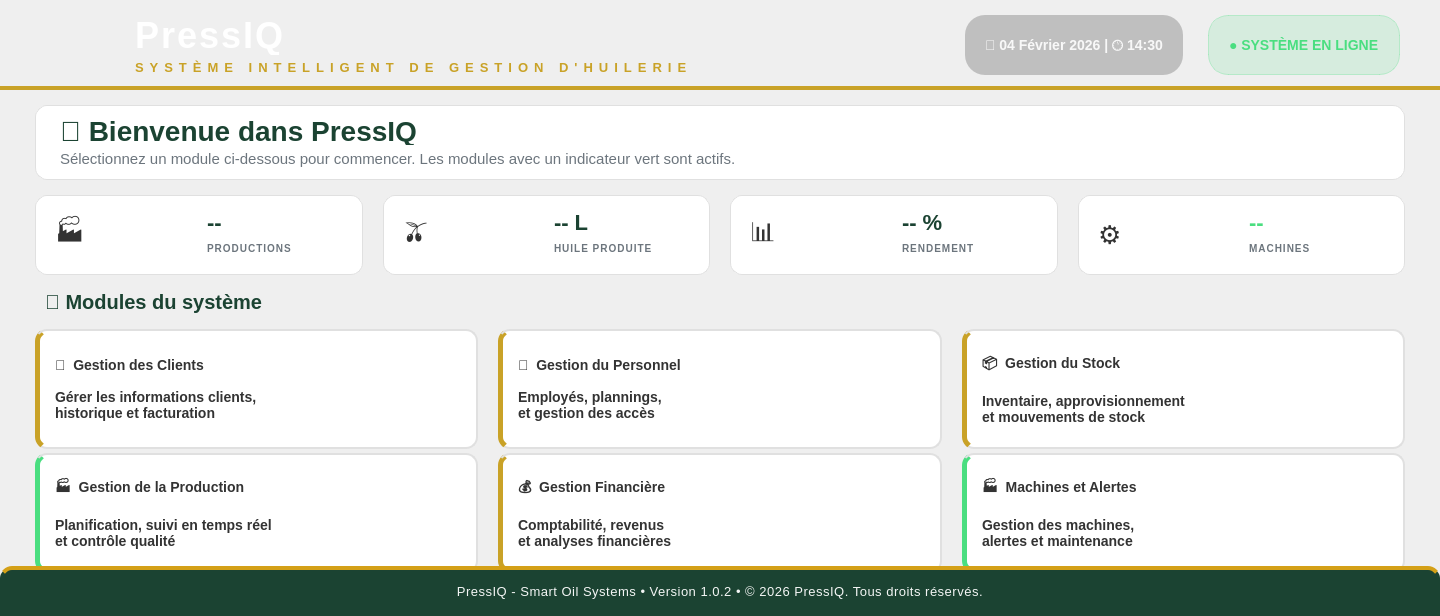
<?xml version="1.0" encoding="UTF-8"?>
<ui version="4.0">
 <class>menu</class>
 <widget class="QMainWindow" name="menu">
  <property name="geometry">
   <rect>
    <x>0</x>
    <y>0</y>
    <width>1440</width>
    <height>616</height>
   </rect>
  </property>
  <property name="minimumSize">
   <size>
    <width>1200</width>
    <height>550</height>
   </size>
  </property>
  <property name="windowTitle">
   <string>PressIQ - Smart Oil Press Management System</string>
  </property>
  <property name="styleSheet">
   <string notr="true">
/* ═══════════════════════════════════════════════════════════════
   PRESSIQ - MODERN PROFESSIONAL THEME
   Smart Oil Press Management System v2.0
═══════════════════════════════════════════════════════════════ */

QMainWindow {
    background: qlineargradient(x1:0, y1:0, x2:1, y2:1, 
                stop:0 #f8f9fa, stop:0.5 #e9ecef, stop:1 #f8f9fa);
}

/* ─────────────────────────────────────────────────────────────────
   HEADER SECTION
───────────────────────────────────────────────────────────────── */
#headerWidget {
    background: qlineargradient(x1:0, y1:0, x2:1, y2:0, 
                stop:0 #1B4332, stop:0.5 #2D5A45, stop:1 #1B4332);
    border-bottom: 4px solid #C9A227;
}

#lblAppTitle {
    color: white;
    font-size: 36px;
    font-weight: 800;
    font-family: 'Segoe UI', 'Arial Black', sans-serif;
    letter-spacing: 2px;
}

#lblAppSubtitle {
    color: #C9A227;
    font-size: 13px;
    font-weight: 600;
    font-family: 'Segoe UI', Arial, sans-serif;
    letter-spacing: 6px;
}

#lblDateTime {
    color: rgba(255, 255, 255, 0.9);
    font-size: 14px;
    font-weight: 500;
    font-family: 'Segoe UI', Arial, sans-serif;
    padding: 8px 16px;
    background-color: rgba(0, 0, 0, 0.2);
    border-radius: 20px;
}

#lblOnlineStatus {
    color: #4ADE80;
    font-size: 14px;
    font-weight: bold;
    font-family: 'Segoe UI', Arial, sans-serif;
    padding: 8px 16px;
    background-color: rgba(74, 222, 128, 0.15);
    border-radius: 20px;
    border: 1px solid rgba(74, 222, 128, 0.3);
}

/* ─────────────────────────────────────────────────────────────────
   WELCOME SECTION
───────────────────────────────────────────────────────────────── */
#welcomeWidget {
    background-color: white;
    border-radius: 12px;
    border: 1px solid #e0e0e0;
}

#lblWelcome {
    color: #1B4332;
    font-size: 28px;
    font-weight: 700;
    font-family: 'Segoe UI', Arial, sans-serif;
}

#lblWelcomeDesc {
    color: #6c757d;
    font-size: 15px;
    font-family: 'Segoe UI', Arial, sans-serif;
    line-height: 1.6;
}

/* ─────────────────────────────────────────────────────────────────
   STATISTICS CARDS
───────────────────────────────────────────────────────────────── */
#statsWidget {
    background: transparent;
}

#statCard1, #statCard2, #statCard3, #statCard4 {
    background: white;
    border-radius: 12px;
    border: 1px solid #e0e0e0;
    padding: 15px;
}

#statCard1:hover, #statCard2:hover, #statCard3:hover, #statCard4:hover {
    border: 1px solid #1B4332;
}

/* ─────────────────────────────────────────────────────────────────
   MODULE CARDS - MODERN DESIGN
───────────────────────────────────────────────────────────────── */
#contentWidget {
    background: transparent;
}

/* Module Card Base Style */
QPushButton#btnClientManagement,
QPushButton#btnUserStaffManagement,
QPushButton#btnStockManagement,
QPushButton#btnProductionManagement,
QPushButton#btnFinanceManagement,
QPushButton#btnMachineAlertManagement {
    background-color: white;
    color: #333;
    border: 2px solid #e0e0e0;
    border-radius: 12px;
    padding: 18px 15px;
    font-size: 14px;
    font-weight: 600;
    font-family: 'Segoe UI', Arial, sans-serif;
    min-height: 80px;
    min-width: 260px;
    text-align: left;
}

QPushButton#btnClientManagement:hover,
QPushButton#btnUserStaffManagement:hover,
QPushButton#btnStockManagement:hover,
QPushButton#btnProductionManagement:hover,
QPushButton#btnFinanceManagement:hover,
QPushButton#btnMachineAlertManagement:hover {
    background-color: #f8fff8;
    border: 2px solid #1B4332;
    color: #1B4332;
}

QPushButton#btnClientManagement:pressed,
QPushButton#btnUserStaffManagement:pressed,
QPushButton#btnStockManagement:pressed,
QPushButton#btnProductionManagement:pressed,
QPushButton#btnFinanceManagement:pressed,
QPushButton#btnMachineAlertManagement:pressed {
    background-color: #1B4332;
    color: white;
}

/* Special styling for active modules */
QPushButton#btnProductionManagement,
QPushButton#btnMachineAlertManagement {
    border-left: 5px solid #4ADE80;
}

/* Styling for coming soon modules */
QPushButton#btnClientManagement,
QPushButton#btnUserStaffManagement,
QPushButton#btnStockManagement,
QPushButton#btnFinanceManagement {
    border-left: 5px solid #C9A227;
}

/* ─────────────────────────────────────────────────────────────────
   FOOTER SECTION - MODERN PREMIUM DESIGN
───────────────────────────────────────────────────────────────── */
#footerWidget {
    background-color: #1B4332;
    border-top: 4px solid #D4A017;
    border-top-left-radius: 12px;
    border-top-right-radius: 12px;
}

#lblFooter {
    color: rgba(255, 255, 255, 0.95);
    font-size: 13px;
    font-weight: 400;
    font-family: 'Segoe UI', Arial, sans-serif;
    letter-spacing: 0.5px;
}

#lblVersion {
    color: transparent;
    font-size: 0px;
}

/* ─────────────────────────────────────────────────────────────────
   GENERAL LABELS
───────────────────────────────────────────────────────────────── */
QLabel {
    color: #333;
    font-family: 'Segoe UI', Arial, sans-serif;
}

   </string>
  </property>
  <widget class="QWidget" name="centralwidget">
   <layout class="QVBoxLayout" name="mainLayout">
    <property name="spacing">
     <number>0</number>
    </property>
    <property name="leftMargin">
     <number>0</number>
    </property>
    <property name="topMargin">
     <number>0</number>
    </property>
    <property name="rightMargin">
     <number>0</number>
    </property>
    <property name="bottomMargin">
     <number>0</number>
    </property>
    <item>
     <widget class="QWidget" name="headerWidget" native="true">
      <property name="minimumSize">
       <size>
        <width>0</width>
        <height>90</height>
       </size>
      </property>
      <property name="maximumSize">
       <size>
        <width>16777215</width>
        <height>90</height>
       </size>
      </property>
      <layout class="QHBoxLayout" name="headerLayout">
       <property name="spacing">
        <number>25</number>
       </property>
       <property name="leftMargin">
        <number>40</number>
       </property>
       <property name="topMargin">
        <number>15</number>
       </property>
       <property name="rightMargin">
        <number>40</number>
       </property>
       <property name="bottomMargin">
        <number>15</number>
       </property>
       <item>
        <widget class="QLabel" name="lblLogo">
         <property name="minimumSize">
          <size>
           <width>70</width>
           <height>70</height>
          </size>
         </property>
         <property name="maximumSize">
          <size>
           <width>70</width>
           <height>70</height>
          </size>
         </property>
         <property name="text">
          <string/>
         </property>
         <property name="pixmap">
          <pixmap resource="../production/resources.qrc">:/logo.png</pixmap>
         </property>
         <property name="scaledContents">
          <bool>true</bool>
         </property>
        </widget>
       </item>
       <item>
        <layout class="QVBoxLayout" name="titleLayout">
         <property name="spacing">
          <number>5</number>
         </property>
         <item>
          <widget class="QLabel" name="lblAppTitle">
           <property name="text">
            <string>PressIQ</string>
           </property>
           <property name="alignment">
            <set>Qt::AlignmentFlag::AlignLeft|Qt::AlignmentFlag::AlignVCenter</set>
           </property>
          </widget>
         </item>
         <item>
          <widget class="QLabel" name="lblAppSubtitle">
           <property name="text">
            <string>SYSTÈME INTELLIGENT DE GESTION D'HUILERIE</string>
           </property>
           <property name="alignment">
            <set>Qt::AlignmentFlag::AlignLeft|Qt::AlignmentFlag::AlignVCenter</set>
           </property>
          </widget>
         </item>
        </layout>
       </item>
       <item>
        <spacer name="headerSpacer">
         <property name="orientation">
          <enum>Qt::Horizontal</enum>
         </property>
         <property name="sizeHint" stdset="0">
          <size>
           <width>40</width>
           <height>20</height>
          </size>
         </property>
        </spacer>
       </item>
       <item>
        <widget class="QLabel" name="lblDateTime">
         <property name="text">
          <string>📅 04 Février 2026 | 🕐 14:30</string>
         </property>
        </widget>
       </item>
       <item>
        <widget class="QLabel" name="lblOnlineStatus">
         <property name="text">
          <string>● SYSTÈME EN LIGNE</string>
         </property>
        </widget>
       </item>
      </layout>
     </widget>
    </item>
    <item>
     <widget class="QWidget" name="contentWidget" native="true">
      <layout class="QVBoxLayout" name="contentLayout">
       <property name="spacing">
        <number>15</number>
       </property>
       <property name="leftMargin">
        <number>35</number>
       </property>
       <property name="topMargin">
        <number>15</number>
       </property>
       <property name="rightMargin">
        <number>35</number>
       </property>
       <property name="bottomMargin">
        <number>10</number>
       </property>
       <item>
        <widget class="QWidget" name="welcomeWidget" native="true">
         <property name="minimumSize">
          <size>
           <width>0</width>
           <height>75</height>
          </size>
         </property>
         <property name="maximumSize">
          <size>
           <width>16777215</width>
           <height>85</height>
          </size>
         </property>
         <layout class="QHBoxLayout" name="welcomeLayout">
          <property name="spacing">
           <number>20</number>
          </property>
          <property name="leftMargin">
           <number>25</number>
          </property>
          <property name="topMargin">
           <number>12</number>
          </property>
          <property name="rightMargin">
           <number>25</number>
          </property>
          <property name="bottomMargin">
           <number>12</number>
          </property>
          <item>
           <layout class="QVBoxLayout" name="welcomeTextLayout">
            <property name="spacing">
             <number>5</number>
            </property>
            <item>
             <widget class="QLabel" name="lblWelcome">
              <property name="text">
               <string>👋 Bienvenue dans PressIQ</string>
              </property>
             </widget>
            </item>
            <item>
             <widget class="QLabel" name="lblWelcomeDesc">
              <property name="text">
               <string>Sélectionnez un module ci-dessous pour commencer. Les modules avec un indicateur vert sont actifs.</string>
              </property>
             </widget>
            </item>
           </layout>
          </item>
          <item>
           <spacer name="welcomeSpacer">
            <property name="orientation">
             <enum>Qt::Horizontal</enum>
            </property>
            <property name="sizeHint" stdset="0">
             <size>
              <width>40</width>
              <height>20</height>
             </size>
            </property>
           </spacer>
          </item>
         </layout>
        </widget>
       </item>
       <item>
        <widget class="QWidget" name="statsWidget" native="true">
         <property name="minimumSize">
          <size>
           <width>0</width>
           <height>80</height>
          </size>
         </property>
         <property name="maximumSize">
          <size>
           <width>16777215</width>
           <height>90</height>
          </size>
         </property>
         <layout class="QHBoxLayout" name="statsLayout">
          <property name="spacing">
           <number>20</number>
          </property>
          <property name="leftMargin">
           <number>0</number>
          </property>
          <property name="topMargin">
           <number>0</number>
          </property>
          <property name="rightMargin">
           <number>0</number>
          </property>
          <property name="bottomMargin">
           <number>0</number>
          </property>
          <item>
           <widget class="QWidget" name="statCard1" native="true">
            <layout class="QHBoxLayout" name="statCard1Layout">
             <property name="spacing">
              <number>15</number>
             </property>
             <property name="leftMargin">
              <number>20</number>
             </property>
             <property name="topMargin">
              <number>15</number>
             </property>
             <property name="rightMargin">
              <number>20</number>
             </property>
             <property name="bottomMargin">
              <number>15</number>
             </property>
             <item>
              <widget class="QLabel" name="lblStatIcon1">
               <property name="text">
                <string>🏭</string>
               </property>
               <property name="styleSheet">
                <string>font-size: 26px;</string>
               </property>
              </widget>
             </item>
             <item>
              <layout class="QVBoxLayout" name="statText1Layout">
               <property name="spacing">
                <number>2</number>
               </property>
               <item>
                <widget class="QLabel" name="lblStatValue1">
                 <property name="text">
                  <string>--</string>
                 </property>
                 <property name="styleSheet">
                  <string>color: #1B4332; font-size: 22px; font-weight: 800;</string>
                 </property>
                </widget>
               </item>
               <item>
                <widget class="QLabel" name="lblStatLabel1">
                 <property name="text">
                  <string>PRODUCTIONS</string>
                 </property>
                 <property name="styleSheet">
                  <string>color: #6c757d; font-size: 10px; font-weight: 600; letter-spacing: 1px;</string>
                 </property>
                </widget>
               </item>
              </layout>
             </item>
            </layout>
           </widget>
          </item>
          <item>
           <widget class="QWidget" name="statCard2" native="true">
            <layout class="QHBoxLayout" name="statCard2Layout">
             <property name="spacing">
              <number>15</number>
             </property>
             <property name="leftMargin">
              <number>20</number>
             </property>
             <property name="topMargin">
              <number>15</number>
             </property>
             <property name="rightMargin">
              <number>20</number>
             </property>
             <property name="bottomMargin">
              <number>15</number>
             </property>
             <item>
              <widget class="QLabel" name="lblStatIcon2">
               <property name="text">
                <string>🫒</string>
               </property>
               <property name="styleSheet">
                <string>font-size: 26px;</string>
               </property>
              </widget>
             </item>
             <item>
              <layout class="QVBoxLayout" name="statText2Layout">
               <property name="spacing">
                <number>2</number>
               </property>
               <item>
                <widget class="QLabel" name="lblStatValue2">
                 <property name="text">
                  <string>-- L</string>
                 </property>
                 <property name="styleSheet">
                  <string>color: #1B4332; font-size: 22px; font-weight: 800;</string>
                 </property>
                </widget>
               </item>
               <item>
                <widget class="QLabel" name="lblStatLabel2">
                 <property name="text">
                  <string>HUILE PRODUITE</string>
                 </property>
                 <property name="styleSheet">
                  <string>color: #6c757d; font-size: 10px; font-weight: 600; letter-spacing: 1px;</string>
                 </property>
                </widget>
               </item>
              </layout>
             </item>
            </layout>
           </widget>
          </item>
          <item>
           <widget class="QWidget" name="statCard3" native="true">
            <layout class="QHBoxLayout" name="statCard3Layout">
             <property name="spacing">
              <number>15</number>
             </property>
             <property name="leftMargin">
              <number>20</number>
             </property>
             <property name="topMargin">
              <number>15</number>
             </property>
             <property name="rightMargin">
              <number>20</number>
             </property>
             <property name="bottomMargin">
              <number>15</number>
             </property>
             <item>
              <widget class="QLabel" name="lblStatIcon3">
               <property name="text">
                <string>📊</string>
               </property>
               <property name="styleSheet">
                <string>font-size: 26px;</string>
               </property>
              </widget>
             </item>
             <item>
              <layout class="QVBoxLayout" name="statText3Layout">
               <property name="spacing">
                <number>2</number>
               </property>
               <item>
                <widget class="QLabel" name="lblStatValue3">
                 <property name="text">
                  <string>-- %</string>
                 </property>
                 <property name="styleSheet">
                  <string>color: #1B4332; font-size: 22px; font-weight: 800;</string>
                 </property>
                </widget>
               </item>
               <item>
                <widget class="QLabel" name="lblStatLabel3">
                 <property name="text">
                  <string>RENDEMENT</string>
                 </property>
                 <property name="styleSheet">
                  <string>color: #6c757d; font-size: 10px; font-weight: 600; letter-spacing: 1px;</string>
                 </property>
                </widget>
               </item>
              </layout>
             </item>
            </layout>
           </widget>
          </item>
          <item>
           <widget class="QWidget" name="statCard4" native="true">
            <layout class="QHBoxLayout" name="statCard4Layout">
             <property name="spacing">
              <number>15</number>
             </property>
             <property name="leftMargin">
              <number>20</number>
             </property>
             <property name="topMargin">
              <number>15</number>
             </property>
             <property name="rightMargin">
              <number>20</number>
             </property>
             <property name="bottomMargin">
              <number>15</number>
             </property>
             <item>
              <widget class="QLabel" name="lblStatIcon4">
               <property name="text">
                <string>⚙️</string>
               </property>
               <property name="styleSheet">
                <string>font-size: 26px;</string>
               </property>
              </widget>
             </item>
             <item>
              <layout class="QVBoxLayout" name="statText4Layout">
               <property name="spacing">
                <number>2</number>
               </property>
               <item>
                <widget class="QLabel" name="lblStatValue4">
                 <property name="text">
                  <string>--</string>
                 </property>
                 <property name="styleSheet">
                  <string>color: #4ADE80; font-size: 22px; font-weight: 800;</string>
                 </property>
                </widget>
               </item>
               <item>
                <widget class="QLabel" name="lblStatLabel4">
                 <property name="text">
                  <string>MACHINES</string>
                 </property>
                 <property name="styleSheet">
                  <string>color: #6c757d; font-size: 10px; font-weight: 600; letter-spacing: 1px;</string>
                 </property>
                </widget>
               </item>
              </layout>
             </item>
            </layout>
           </widget>
          </item>
         </layout>
        </widget>
       </item>
       <item>
        <widget class="QLabel" name="lblModulesTitle">
         <property name="text">
          <string>📱 Modules du système</string>
         </property>
         <property name="styleSheet">
          <string>color: #1B4332; font-size: 20px; font-weight: 700; font-family: 'Segoe UI', Arial, sans-serif; padding-left: 5px;</string>
         </property>
        </widget>
       </item>
       <item>
        <layout class="QGridLayout" name="gridLayoutModules">
         <property name="spacing">
          <number>20</number>
         </property>
         <item row="0" column="0">
          <widget class="QPushButton" name="btnClientManagement">
           <property name="text">
            <string>👥  Gestion des Clients

Gérer les informations clients,
historique et facturation</string>
           </property>
          </widget>
         </item>
         <item row="0" column="1">
          <widget class="QPushButton" name="btnUserStaffManagement">
           <property name="text">
            <string>👤  Gestion du Personnel

Employés, plannings,
et gestion des accès</string>
           </property>
          </widget>
         </item>
         <item row="0" column="2">
          <widget class="QPushButton" name="btnStockManagement">
           <property name="text">
            <string>📦  Gestion du Stock

Inventaire, approvisionnement
et mouvements de stock</string>
           </property>
          </widget>
         </item>
         <item row="1" column="0">
          <widget class="QPushButton" name="btnProductionManagement">
           <property name="text">
            <string>🏭  Gestion de la Production

Planification, suivi en temps réel
et contrôle qualité</string>
           </property>
          </widget>
         </item>
         <item row="1" column="1">
          <widget class="QPushButton" name="btnFinanceManagement">
           <property name="text">
            <string>💰  Gestion Financière

Comptabilité, revenus
et analyses financières</string>
           </property>
          </widget>
         </item>
         <item row="1" column="2">
          <widget class="QPushButton" name="btnMachineAlertManagement">
           <property name="text">
            <string>🏭  Machines et Alertes

Gestion des machines,
alertes et maintenance</string>
           </property>
          </widget>
         </item>
        </layout>
       </item>
       <item>
        <spacer name="verticalSpacer">
         <property name="orientation">
          <enum>Qt::Orientation::Vertical</enum>
         </property>
         <property name="sizeHint" stdset="0">
          <size>
           <width>20</width>
           <height>20</height>
          </size>
         </property>
        </spacer>
       </item>
      </layout>
     </widget>
    </item>
    <item>
     <widget class="QWidget" name="footerWidget" native="true">
      <property name="minimumSize">
       <size>
        <width>0</width>
        <height>50</height>
       </size>
      </property>
      <property name="maximumSize">
       <size>
        <width>16777215</width>
        <height>50</height>
       </size>
      </property>
      <layout class="QHBoxLayout" name="footerLayout">
       <property name="spacing">
        <number>0</number>
       </property>
       <property name="leftMargin">
        <number>0</number>
       </property>
       <property name="topMargin">
        <number>0</number>
       </property>
       <property name="rightMargin">
        <number>0</number>
       </property>
       <property name="bottomMargin">
        <number>0</number>
       </property>
       <item>
        <widget class="QLabel" name="lblFooter">
         <property name="text">
          <string>PressIQ - Smart Oil Systems • Version 1.0.2 • © 2026 PressIQ. Tous droits réservés.</string>
         </property>
         <property name="alignment">
          <set>Qt::AlignmentFlag::AlignCenter</set>
         </property>
        </widget>
       </item>
      </layout>
     </widget>
    </item>
   </layout>
  </widget>
 </widget>
 <resources>
  <include location="../production/resources.qrc"/>
 </resources>
 <connections/>
</ui>
